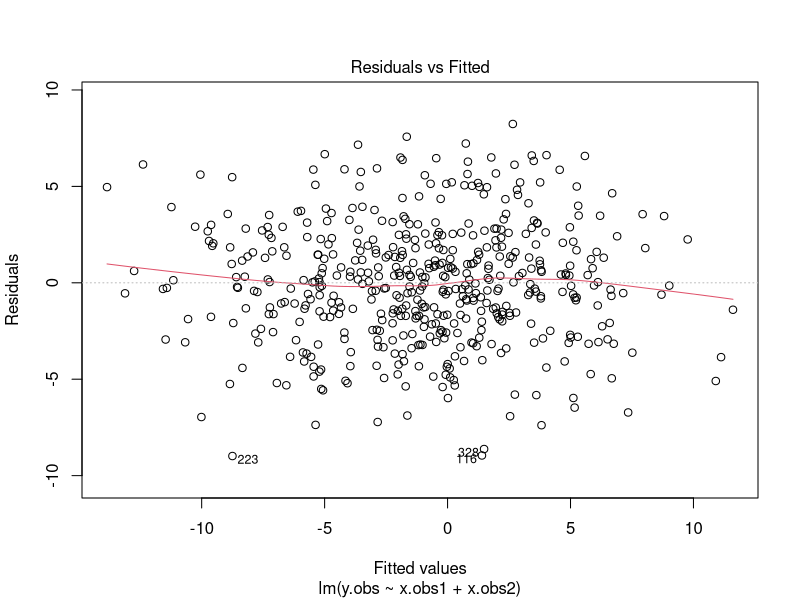
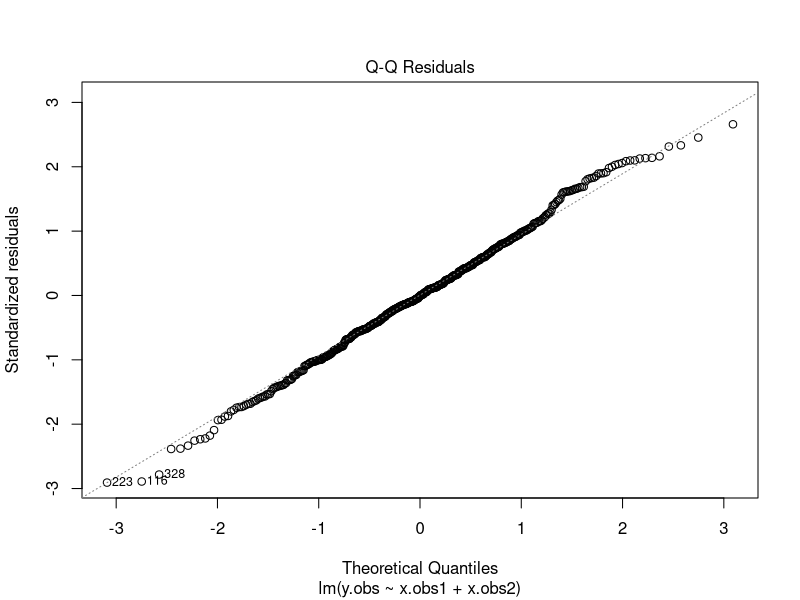
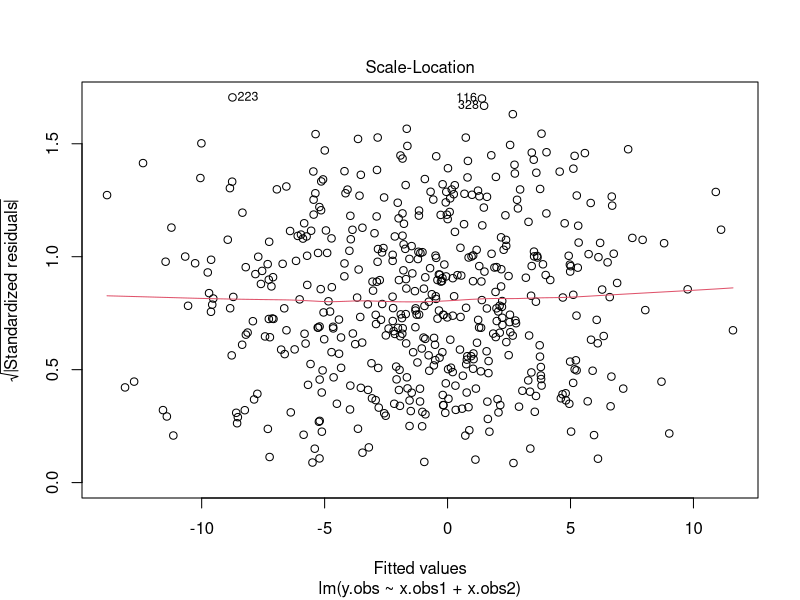
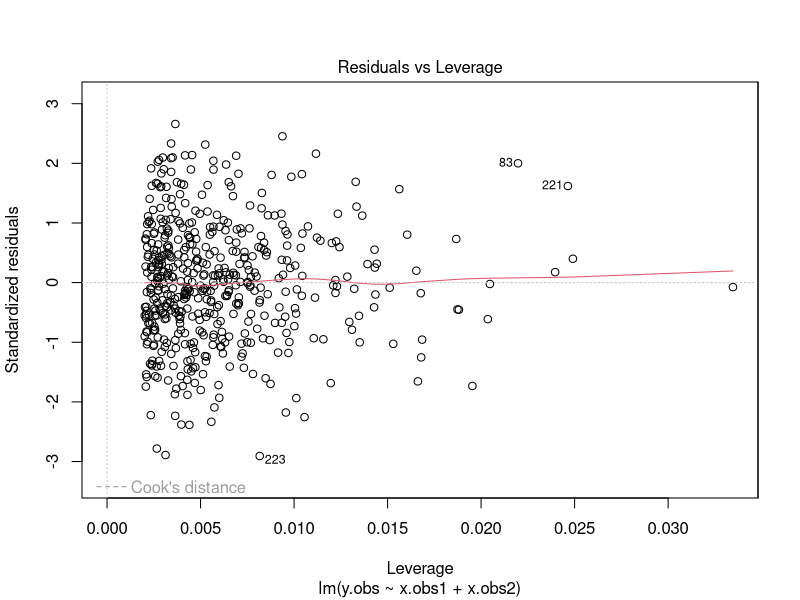

Source code (R) for these figures, in order:
## ---- chunk 1
knitr::opts_chunk$set(echo = TRUE)
## ---- chunk 2

#We'll import the package mvtnorm in order to simulate the errors between 
#the errors. This is really important since we need to capture the dependence 
#structure between the noise terms. 

library(mvtnorm)

#Setting a seed for replicability
set.seed(1111)

#We define all the invariant true parameter values here. 
#Defining the hypothetical sample size, n, for all our samples
n = 500

#Generating the errors. 
#We define rho here to be the correlation coefficient. 
sigma = 3; rho = 0.5

#Generating errors following Chapter 2 of my dissertation.
cov.eps = matrix(c(1, rho*sigma, rho*sigma, sigma^2), nrow = 2, ncol = 2)

#Generating some covariates and responses for the selection process. We will 
#again opt, for simplicity, to generate normally-distributed data. 

cov.x = matrix(c(2.25, 0.2*1.5*1, 0.2*1.5*1, 1), nrow = 2, ncol = 2)

#Defining beta and alpha as in Chapter 2 of my dissertation. 
beta = c(-1, 1, 4)
alpha = c(1.5, 2, 3)

## ---- chunk 3
#Code from example 1. 

#Defining our Tobit-2 Model here, taken from example 1.
#This takes inputs init, the inital value from where the parameter estimate is 
#evaluated from, out, the responses of the observed model, sel, the responses 
#of the selection model, deso, the design matrix for the observed model, less 
#the first column, dess, the design matrix for the selection process less the #first column, method, the optimisation method, and maxit, the maximum number of 
#iterations, with default number 100.
MLETobit2 = function(init, out, sel, deso, dess, beta_par = 0,
                     method = "nlminb", maxit = 100){
  #Converting the inputs out and sel into vectors.
  out = as.vector(out); sel = as.vector(sel)
  #Defining x1 and w1 as the design matrices of the observed and selection 
  #processes respectively by adding back the missing column of 1's.
  x1 = as.matrix(cbind(1, deso)); w1 = as.matrix(cbind(1, dess))
  #Defining p and q as the number of columns of x1 and w1 respectively. 
  p = ncol(x1); q = ncol(w1)
  #Defining a function which evaluates the log-likelihood of the Tobit-2 model,
  #loglik. This takes in as inputs a parameter vector, par. 
  loglik = function(par){
    #Reparametrising sigma and rho in our model, using an exponential and a 
    #tanh link. 
    sigma = exp(par[1]); rho = tanh(par[2]) 
    #Defining our linear regression coefficients for the observed model, beta, 
    #and that for the selection model, alpha. 
    #TODO: Reparametrise beta = beta.tilde
    beta = par[c(3:(p+2))]; alpha = par[(p+3):(p+q+2)]
    #Reparametrisation if beta_par = 1
    if(beta_par){
      beta = beta/sigma
    }
    x_beta = x1%*%beta; w_alpha = w1%*%alpha
    #Defining inds0 and inda1 as indicators corresponding to the selection 
    #criterion, which can be seen in chapter 2. 
    inds0 = (sel == 0); inds1 = (sel == 1)
    #Evaluating the log-likelihood of the Tobit-2 model as given in Chapter 2. 
    ll = sum(pnorm(-w_alpha[inds0], log = T)) + 
         sum(pnorm( (w_alpha[inds1] + rho*(out[inds1] - x_beta[inds1])/sigma)/
                      sqrt(1 - rho^2), log = T)) + 
    #MODIFICATION: compressed the explicit evaluation of the normal component of
    #the observed processes into the dnorm function, as the distribution is a
    #N(x_beta, sigma^2) distributed random variable from proof (INSERT). 
         sum(dnorm(out[inds1], mean = x_beta[inds1], sd = sigma, log = T))
    #Returning the log-loss, which we will minimise using the optim commands. 
    #This is because optim and nlminb are principally minimisation algorithms, 
    #so returning the log-loss is more efficient here. 
    return(-ll)
  }
  #Conditional to evaluate the optimal value using nlminb if specified
  #(by default).
  if(method == "nlminb"){ 
    OPT = nlminb(init, loglik, control = list(iter.max = maxit))
  } 
  #Conditional to evaluate the optimal value using the optim() function
  else{
    #Using optim to 
    OPT = optim(init, loglik, control = list(maxit = maxit), method = method)
  }
  #Storing the MLES in a vector, remembering to undo the links defined above. 
  MLE = c(exp(OPT$par[1]), tanh(OPT$par[2]), OPT$par[-c(1,2)])
  #Creating a vector of estimate names...
  names(MLE) = c("sigma", "rho", "intercept", paste(paste("beta_hat[,", 1:(p-1), 
    sep = "" ),"]", sep = ""), "intercept", paste(paste("alpha_hat[,", 1:(q-1), 
    sep = "" ),"]", sep = "")) 
  #Storing all our outputs in the list outf.
  outf = list(loglik = loglik, OPT = OPT, MLE = MLE)
  #Returning outf as the function output. 
  return(outf)
}
npar = 8

## ---- chunk 4
#We're going to report the mean absolute deviation (MAD) of each parameter in
#all possible scenarios to answer the simulation study.
#Creating three matrices for the three mean
#Defining the number of simulations as n.sims. 
n.sims = 500
#Define the matrix bias.true as a matrix with rows representing 
#the simulated samples, and columns equal to the length of beta and alpha. 
bias.true = matrix(NA, nrow = n.sims, ncol = length(c(beta, alpha)))
#Defining the matrix bias.linreg.mat as a matrix with rows being the simulation
#index, and columns being the variables of ONLY the observed process' regression
#coefficients beta, for the case where we ignore the selection process 
#(ignorant model)
bias.linreg.mat = matrix(NA, nrow = n.sims, ncol = length(beta))
#Defining the matrix bias.misspec.obs.mat as a matrix with rows representing 
#the simulation index, and columns only being the observed process's 
#regression coefficients, beta, in the case of misspecification of the selection
#process. 
bias.misspec.obs.mat = matrix(NA, nrow = n.sims, ncol = length(beta))
#Same as above, but here the columns represent the selection process regression
#coefficients, less the last one, as the misspecified model drops the 
#corresponding covariate.
bias.misspec.sel.mat = matrix(NA, nrow = n.sims, ncol = length(alpha)-1)
#Define an empty vector called missingness. 
missingness = c()

#For loop iterating over all the samples necessary
for (i in 1:n.sims){
  #For replicability set the seed here to be the dummy variable i. 
  set.seed(i)
  
  #Generating a vector of noise variables with rmvnorm() to preserve the 
  #correlation structure. 
  eps = rmvnorm(n, sigma = cov.eps)
  #Isolating the selection and observable processes' noises. 
  eps.sel = eps[,1]
  eps.obs = eps[,2]
  
  #Generating some covariates and responses for the selection process. We will 
  #again opt, for simplicity, to generate normally-distributed data.
  
  dm.obs = rmvnorm(n, sigma = cov.x)
  x.obs1 = dm.obs[,1]
  x.obs2 = dm.obs[,2]
  
  #Defining the observable response latent variable y.obs as in Chapter 2 of my
  #dissertation. 
  y.obs = cbind(1, dm.obs) %*% beta + eps.obs
  
  #Generating some covariates and responses for the selection process. We will 
  #opt, for simplicity, to generate normally-distributed data. 
    
  x.sel1 = rnorm(n, 0, 0.5)
  x.sel2 = rnorm(n, 0, 2)
  dm.sel = cbind(x.sel1, x.sel2)

  #Defining the selection latent variable y.sel as in Chapter 2 of 
  #my dissertation. 
  y.sel = cbind(1, dm.sel) %*% alpha + eps.sel
  #Defining the selection variable to be the indication with condition 
  #y.sel exceeding zero. 
  select = y.sel > 0
  #Defining the ith element of missingness as the sample proportion of select. 
  missingness[i] = mean(select)
  
  #Applying the MLETobit2 function, and storing the output in OPT. 
  OPT = MLETobit2(rep(0, npar), out = y.obs, sel = select, deso = dm.obs, 
          dess = dm.sel, maxit = 1E3)
  
  #Defining the MLE to be the MLE obtained by the Tobit-2 function. 
  MLE = OPT$MLE
  
  #Defining the bias from the correctly specified model as the ith row of the 
  #dataframe bias.true. 
  bias.true[i, ] = as.numeric(MLE[-c(1:2)] - c(beta, alpha))
  
  #Defining the linear regression model linreg as the model only containing the
  #observable process, ignoring the selection process (ignorant model)
  linreg = lm(y.obs ~ x.obs1 + x.obs2)
  
  #Calculating the bias from 
  bias.linreg.mat[i, ] = as.numeric(coef(linreg) - beta)
  
  #Defining dm.sel.misspec, the misspecified selection design matrix, with only
  #the first covariate, x.sel1. 
  dm.sel.misspec = x.sel1
  #Running the MLETobit2 function for the misspecified model, and storing the 
  #output in OPT.misspec.
  OPT.misspec = MLETobit2(rep(0, npar-1), out = y.obs, sel = select, 
                          deso = dm.obs, dess = dm.sel.misspec)
  #Storing the MLEs of the misspecified model in MLE.misspec. 
  MLE.misspec = OPT.misspec$MLE
  #Calculating the bias of the observable process in the misspecifed model for   
  #simulation i,  and storing it in row i of bias.misspec.obs.mat. 
  bias.misspec.obs.mat[i, ] = MLE.misspec[c(3:5)] - beta
  #Same thing but with the selection process instead. 
  bias.misspec.sel.mat[i, ] = MLE.misspec[c(6:7)] - alpha[-3]
}
#Evaluating the column means of ALL the matrices to report as the mean absolute
#deviations using colMeans().
colMeans(abs(bias.true))
colMeans(abs(bias.linreg.mat))
colMeans(abs(bias.misspec.obs.mat))
colMeans(abs(bias.misspec.sel.mat))
#Evaluating the average proportion of missing data in all samples as the 1 minus
#the mean of missingness. 
1-mean(missingness)
## ---- chunk 5
#Section based on Rubio (2024). 
#Assume the regression coefficients are -1, 1, 3.
lin.pred.coeffs = c(-1, 1, 3)

#Defining the matrices to store the sample absolute deviations for the correct 
#linear model, the misspecifed linear model, the correct logistic model and 
#the misspecified logistic model. 
coeff.lm.true = matrix(NA, ncol = 3, nrow = n)
coeff.lm.misspec = matrix(NA, ncol = 2, nrow = n)
coeff.logit.true = matrix(NA, ncol = 3, nrow = n)
coeff.logit.misspec = matrix(NA, ncol = 2, nrow = n)

#Iteration counter from 1 to n as a generic iteration counter. 
for (i in 1:n){
  #Setting seed to i. 
  set.seed(i)
  #Generating a matrix of independent standard normal covariates for 
  #demonstration purposes.
  x = rmvnorm(n, mean = rep(0, 2))
  #Creating a vector of responses, y, following the form of a general linear 
  #model.
  y = cbind(1, x) %*% lin.pred.coeffs + rnorm(n)
  #Fitting the correct linear model and storing its coefficients in the ith 
  #row of coeff.lm.true.
  coeff.lm.true[i,] = as.numeric(coef(lm(y ~ x[,1] + x[, 2])))
  #Fitting the misspecified linear model and storing its coefficients in the ith 
  #row of coeff.lm.misspec.
  coeff.lm.misspec[i, ] = as.numeric(coef(lm(y ~ x[,1])))
  #Creating a vector of responses, y2, following the form of a logistic model. 
  y2 = rbinom(n, 1, prob = pnorm(q = cbind(1, x) %*% lin.pred.coeffs))
  ##Fitting the correct logistic model and storing its coefficients in the ith 
  #row of coeff.logit.true.
  coeff.logit.true[i, ] = as.numeric(coef(glm(y2 ~ x[,1] + x[,2], family = 
                                                binomial(link = "probit"))))
  #Fitting the correct misspecified model and storing its coefficients in the 
  #ith row of coeff.logit.misspec.
  coeff.logit.misspec[i, ] = as.numeric(coef(glm(y2 ~ x[,1], 
                                          family = binomial(link = "probit"))))
}
#Taking the means of all the columns to report for this simulation study using
#colMeans(). 
colMeans(coeff.lm.true)
colMeans(coeff.lm.misspec)
colMeans(coeff.logit.true)
colMeans(coeff.logit.misspec)
## ---- chunk 6

#Same procedure as in simulation study; comments not included here 
#for conciseness. Only change is setting i = 1. 
i = 1
set.seed(i)

eps = rmvnorm(n, sigma = cov.eps)
eps.sel = eps[,1]
eps.obs = eps[,2]

dm.obs = rmvnorm(n, sigma = cov.x)
x.obs1 = dm.obs[,1]
x.obs2 = dm.obs[,2]
y.obs = cbind(1, dm.obs) %*% beta + eps.obs

  
x.sel1 = rnorm(n, 0, 0.5)
x.sel2 = rnorm(n, 0, 2)
dm.sel = cbind(x.sel1, x.sel2)

y.sel = cbind(1, dm.sel) %*% alpha + eps.sel
select = y.sel > 0

OPT = MLETobit2(rep(0, npar), out = y.obs, sel = select, deso = dm.obs, 
        dess = dm.sel, maxit = 1E3)
MLE = OPT$MLE
bias.true.1 = as.numeric(MLE[-c(1:2)] - c(beta, alpha))

linreg = lm(y.obs ~ x.obs1 + x.obs2)

summary(linreg)
plot(linreg)
summary(linreg)$'adj.r.squared'

bias.linreg.mat.1 = as.numeric(coef(linreg) - beta)

dm.sel.misspec = x.sel1
OPT.misspec = MLETobit2(rep(0, npar-1), out = y.obs, sel = select, 
                        deso = dm.obs, dess = dm.sel.misspec)

bias.true.1
bias.linreg.mat.1
OPT.misspec
MLE.misspec = OPT.misspec$MLE

